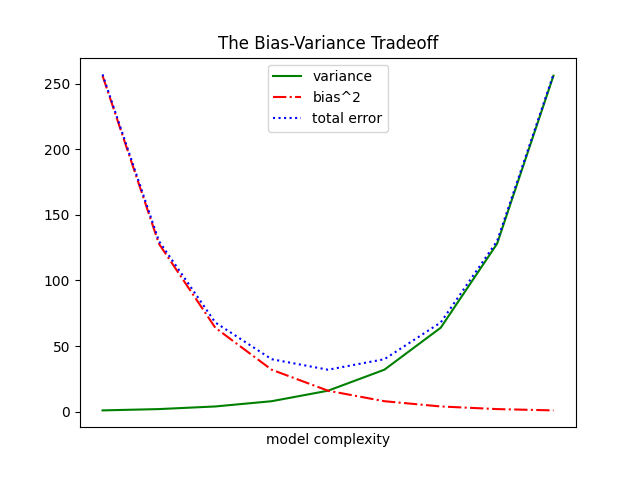

This figure's Python source:
from collections import Counter
from matplotlib import pyplot as plt


variance     = [1, 2, 4, 8, 16, 32, 64, 128, 256]
bias_squared = [256, 128, 64, 32, 16, 8, 4, 2, 1]
total_error  = [x + y for x, y in zip(variance, bias_squared)]
xs = [i for i, _ in enumerate(variance)]

# We can make multiple calls to plt.plot
# to show multiple series on the same chart
plt.plot(xs, variance,     'g-',  label='variance')    # green solid line
plt.plot(xs, bias_squared, 'r-.', label='bias^2')      # red dot-dashed line
plt.plot(xs, total_error,  'b:',  label='total error') # blue dotted line

# Because we've assigned labels to each series,
# we can get a legend for free (loc=9 means "top center")
plt.legend(loc=9)                # places a legend in the top center
plt.xlabel("model complexity")
plt.xticks([])                   # remove the numbers on the x axis
plt.title("The Bias-Variance Tradeoff")
# plt.show()




fig1 = plt.gcf()
plt.show()

fig1.savefig('ch3/line_charts.png')
#plt.gca().clear()
